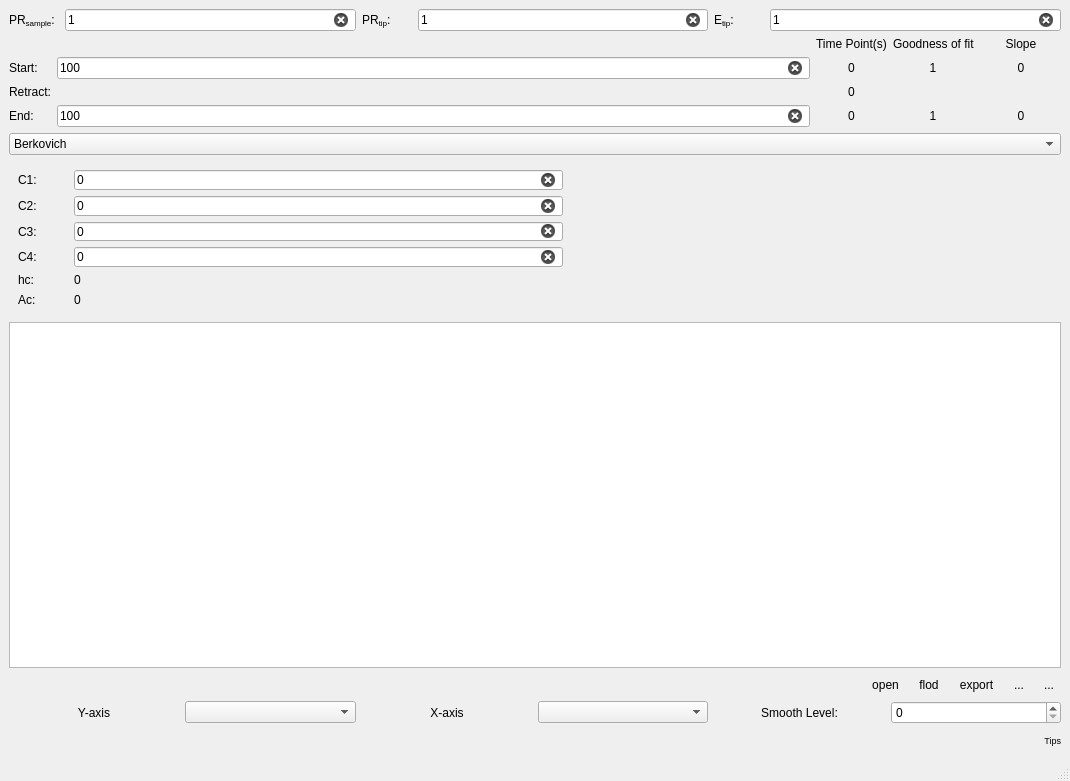
<?xml version="1.0" encoding="UTF-8"?>
<ui version="4.0">
 <class>MainWindow</class>
 <widget class="QMainWindow" name="MainWindow">
  <property name="geometry">
   <rect>
    <x>0</x>
    <y>0</y>
    <width>1070</width>
    <height>781</height>
   </rect>
  </property>
  <property name="windowTitle">
   <string>MainWindow</string>
  </property>
  <widget class="QWidget" name="centralwidget">
   <property name="minimumSize">
    <size>
     <width>0</width>
     <height>0</height>
    </size>
   </property>
   <layout class="QHBoxLayout" name="horizontalLayout_2">
    <item>
     <layout class="QHBoxLayout" name="horizontalLayout" stretch="6,4">
      <item>
       <layout class="QVBoxLayout" name="main_view">
        <item>
         <layout class="QHBoxLayout" name="horizontalLayout_7"/>
        </item>
       </layout>
      </item>
      <item>
       <layout class="QVBoxLayout" name="verticalLayout_4">
        <item>
         <layout class="QHBoxLayout" name="horizontalLayout_4">
          <item>
           <widget class="QLabel" name="label_23">
            <property name="minimumSize">
             <size>
              <width>50</width>
              <height>0</height>
             </size>
            </property>
            <property name="maximumSize">
             <size>
              <width>50</width>
              <height>16777215</height>
             </size>
            </property>
            <property name="text">
             <string>&lt;html&gt;&lt;head/&gt;&lt;body&gt;&lt;p&gt;PR&lt;span style=&quot; vertical-align:sub;&quot;&gt;sample&lt;/span&gt;:&lt;/p&gt;&lt;/body&gt;&lt;/html&gt;</string>
            </property>
           </widget>
          </item>
          <item>
           <widget class="QLineEdit" name="prsample_et">
            <property name="maximumSize">
             <size>
              <width>16777215</width>
              <height>16777215</height>
             </size>
            </property>
            <property name="font">
             <font>
              <kerning>false</kerning>
             </font>
            </property>
            <property name="autoFillBackground">
             <bool>true</bool>
            </property>
            <property name="text">
             <string>1</string>
            </property>
            <property name="dragEnabled">
             <bool>false</bool>
            </property>
            <property name="readOnly">
             <bool>false</bool>
            </property>
            <property name="cursorMoveStyle">
             <enum>Qt::LogicalMoveStyle</enum>
            </property>
            <property name="clearButtonEnabled">
             <bool>true</bool>
            </property>
           </widget>
          </item>
          <item>
           <widget class="QLabel" name="label_24">
            <property name="minimumSize">
             <size>
              <width>50</width>
              <height>0</height>
             </size>
            </property>
            <property name="maximumSize">
             <size>
              <width>50</width>
              <height>16777215</height>
             </size>
            </property>
            <property name="text">
             <string>&lt;html&gt;&lt;head/&gt;&lt;body&gt;&lt;p&gt;PR&lt;span style=&quot; vertical-align:sub;&quot;&gt;tip&lt;/span&gt;:&lt;/p&gt;&lt;/body&gt;&lt;/html&gt;</string>
            </property>
            <property name="wordWrap">
             <bool>false</bool>
            </property>
           </widget>
          </item>
          <item>
           <widget class="QLineEdit" name="prtip_et">
            <property name="maximumSize">
             <size>
              <width>16777215</width>
              <height>16777215</height>
             </size>
            </property>
            <property name="text">
             <string>1</string>
            </property>
            <property name="clearButtonEnabled">
             <bool>true</bool>
            </property>
           </widget>
          </item>
          <item>
           <widget class="QLabel" name="label_28">
            <property name="minimumSize">
             <size>
              <width>50</width>
              <height>0</height>
             </size>
            </property>
            <property name="maximumSize">
             <size>
              <width>50</width>
              <height>16777215</height>
             </size>
            </property>
            <property name="text">
             <string>&lt;html&gt;&lt;head/&gt;&lt;body&gt;&lt;p&gt;E&lt;span style=&quot; vertical-align:sub;&quot;&gt;tip&lt;/span&gt;:&lt;/p&gt;&lt;/body&gt;&lt;/html&gt;</string>
            </property>
            <property name="wordWrap">
             <bool>true</bool>
            </property>
           </widget>
          </item>
          <item>
           <widget class="QLineEdit" name="etip_et">
            <property name="maximumSize">
             <size>
              <width>16777215</width>
              <height>16777215</height>
             </size>
            </property>
            <property name="text">
             <string>1</string>
            </property>
            <property name="clearButtonEnabled">
             <bool>true</bool>
            </property>
           </widget>
          </item>
         </layout>
        </item>
        <item>
         <layout class="QGridLayout" name="gridLayout_8">
          <item row="2" column="2">
           <widget class="QLabel" name="rt_et">
            <property name="text">
             <string>0</string>
            </property>
            <property name="alignment">
             <set>Qt::AlignCenter</set>
            </property>
           </widget>
          </item>
          <item row="3" column="3">
           <widget class="QLabel" name="r2_after">
            <property name="minimumSize">
             <size>
              <width>80</width>
              <height>0</height>
             </size>
            </property>
            <property name="maximumSize">
             <size>
              <width>80</width>
              <height>16777215</height>
             </size>
            </property>
            <property name="text">
             <string>1</string>
            </property>
            <property name="alignment">
             <set>Qt::AlignCenter</set>
            </property>
           </widget>
          </item>
          <item row="1" column="0">
           <widget class="QLabel" name="label_35">
            <property name="text">
             <string>Start:</string>
            </property>
           </widget>
          </item>
          <item row="0" column="2">
           <widget class="QLabel" name="label_17">
            <property name="maximumSize">
             <size>
              <width>16777215</width>
              <height>16777215</height>
             </size>
            </property>
            <property name="text">
             <string>Time Point(s)</string>
            </property>
            <property name="alignment">
             <set>Qt::AlignCenter</set>
            </property>
           </widget>
          </item>
          <item row="3" column="2">
           <widget class="QLabel" name="after_time">
            <property name="text">
             <string>0</string>
            </property>
            <property name="alignment">
             <set>Qt::AlignCenter</set>
            </property>
           </widget>
          </item>
          <item row="3" column="0">
           <widget class="QLabel" name="label_41">
            <property name="text">
             <string>End:</string>
            </property>
           </widget>
          </item>
          <item row="1" column="2">
           <widget class="QLabel" name="before_time">
            <property name="text">
             <string>0</string>
            </property>
            <property name="alignment">
             <set>Qt::AlignCenter</set>
            </property>
           </widget>
          </item>
          <item row="1" column="4">
           <widget class="QLabel" name="slope_before">
            <property name="minimumSize">
             <size>
              <width>80</width>
              <height>0</height>
             </size>
            </property>
            <property name="maximumSize">
             <size>
              <width>80</width>
              <height>16777215</height>
             </size>
            </property>
            <property name="text">
             <string>0</string>
            </property>
            <property name="alignment">
             <set>Qt::AlignCenter</set>
            </property>
           </widget>
          </item>
          <item row="2" column="0">
           <widget class="QLabel" name="label_40">
            <property name="text">
             <string>Retract:</string>
            </property>
           </widget>
          </item>
          <item row="0" column="4">
           <widget class="QLabel" name="label_6">
            <property name="minimumSize">
             <size>
              <width>0</width>
              <height>0</height>
             </size>
            </property>
            <property name="maximumSize">
             <size>
              <width>16777215</width>
              <height>16777215</height>
             </size>
            </property>
            <property name="text">
             <string>Slope</string>
            </property>
            <property name="alignment">
             <set>Qt::AlignCenter</set>
            </property>
           </widget>
          </item>
          <item row="3" column="4">
           <widget class="QLabel" name="slope_after">
            <property name="minimumSize">
             <size>
              <width>80</width>
              <height>0</height>
             </size>
            </property>
            <property name="maximumSize">
             <size>
              <width>80</width>
              <height>16777215</height>
             </size>
            </property>
            <property name="text">
             <string>0</string>
            </property>
            <property name="alignment">
             <set>Qt::AlignCenter</set>
            </property>
           </widget>
          </item>
          <item row="0" column="3">
           <widget class="QLabel" name="label_7">
            <property name="maximumSize">
             <size>
              <width>16777215</width>
              <height>16777215</height>
             </size>
            </property>
            <property name="text">
             <string>Goodness of fit</string>
            </property>
            <property name="alignment">
             <set>Qt::AlignLeading|Qt::AlignLeft|Qt::AlignVCenter</set>
            </property>
           </widget>
          </item>
          <item row="3" column="1">
           <widget class="QLineEdit" name="ac_et">
            <property name="minimumSize">
             <size>
              <width>0</width>
              <height>0</height>
             </size>
            </property>
            <property name="maximumSize">
             <size>
              <width>16777215</width>
              <height>16777215</height>
             </size>
            </property>
            <property name="acceptDrops">
             <bool>false</bool>
            </property>
            <property name="text">
             <string>100</string>
            </property>
            <property name="alignment">
             <set>Qt::AlignLeading|Qt::AlignLeft|Qt::AlignVCenter</set>
            </property>
            <property name="clearButtonEnabled">
             <bool>true</bool>
            </property>
           </widget>
          </item>
          <item row="1" column="1">
           <widget class="QLineEdit" name="bc_et">
            <property name="minimumSize">
             <size>
              <width>0</width>
              <height>0</height>
             </size>
            </property>
            <property name="maximumSize">
             <size>
              <width>16777215</width>
              <height>16777215</height>
             </size>
            </property>
            <property name="text">
             <string>100</string>
            </property>
            <property name="alignment">
             <set>Qt::AlignLeading|Qt::AlignLeft|Qt::AlignVCenter</set>
            </property>
            <property name="clearButtonEnabled">
             <bool>true</bool>
            </property>
           </widget>
          </item>
          <item row="1" column="3">
           <widget class="QLabel" name="r2_before">
            <property name="minimumSize">
             <size>
              <width>80</width>
              <height>0</height>
             </size>
            </property>
            <property name="maximumSize">
             <size>
              <width>80</width>
              <height>16777215</height>
             </size>
            </property>
            <property name="text">
             <string>1</string>
            </property>
            <property name="alignment">
             <set>Qt::AlignCenter</set>
            </property>
           </widget>
          </item>
         </layout>
        </item>
        <item>
         <widget class="QComboBox" name="tipGeometryComboBox">
          <item>
           <property name="text">
            <string>Berkovich</string>
           </property>
          </item>
          <item>
           <property name="text">
            <string>Spherical</string>
           </property>
          </item>
          <item>
           <property name="text">
            <string>Punch</string>
           </property>
          </item>
         </widget>
        </item>
        <item>
         <widget class="QStackedWidget" name="stackedWidget">
          <property name="enabled">
           <bool>true</bool>
          </property>
          <property name="minimumSize">
           <size>
            <width>0</width>
            <height>0</height>
           </size>
          </property>
          <property name="maximumSize">
           <size>
            <width>16777215</width>
            <height>155</height>
           </size>
          </property>
          <property name="statusTip">
           <string/>
          </property>
          <property name="currentIndex">
           <number>0</number>
          </property>
          <widget class="QWidget" name="Berkovich">
           <property name="maximumSize">
            <size>
             <width>16777215</width>
             <height>16777215</height>
            </size>
           </property>
           <layout class="QVBoxLayout" name="verticalLayout_3">
            <item>
             <layout class="QGridLayout" name="gridLayout_6">
              <item row="5" column="0">
               <widget class="QLabel" name="label_16">
                <property name="minimumSize">
                 <size>
                  <width>50</width>
                  <height>0</height>
                 </size>
                </property>
                <property name="maximumSize">
                 <size>
                  <width>50</width>
                  <height>16777215</height>
                 </size>
                </property>
                <property name="text">
                 <string>hc:</string>
                </property>
                <property name="alignment">
                 <set>Qt::AlignLeading|Qt::AlignLeft|Qt::AlignVCenter</set>
                </property>
               </widget>
              </item>
              <item row="4" column="1">
               <widget class="QLineEdit" name="et_c4">
                <property name="minimumSize">
                 <size>
                  <width>100</width>
                  <height>0</height>
                 </size>
                </property>
                <property name="maximumSize">
                 <size>
                  <width>16777215</width>
                  <height>16777215</height>
                 </size>
                </property>
                <property name="text">
                 <string>0</string>
                </property>
                <property name="clearButtonEnabled">
                 <bool>true</bool>
                </property>
               </widget>
              </item>
              <item row="3" column="1">
               <widget class="QLineEdit" name="et_c3">
                <property name="minimumSize">
                 <size>
                  <width>100</width>
                  <height>0</height>
                 </size>
                </property>
                <property name="maximumSize">
                 <size>
                  <width>16777215</width>
                  <height>16777215</height>
                 </size>
                </property>
                <property name="text">
                 <string>0</string>
                </property>
                <property name="clearButtonEnabled">
                 <bool>true</bool>
                </property>
               </widget>
              </item>
              <item row="5" column="1">
               <widget class="QLabel" name="label_hc">
                <property name="text">
                 <string>0</string>
                </property>
                <property name="textInteractionFlags">
                 <set>Qt::LinksAccessibleByMouse|Qt::TextSelectableByMouse</set>
                </property>
               </widget>
              </item>
              <item row="1" column="4">
               <spacer name="horizontalSpacer">
                <property name="orientation">
                 <enum>Qt::Horizontal</enum>
                </property>
                <property name="sizeHint" stdset="0">
                 <size>
                  <width>40</width>
                  <height>20</height>
                 </size>
                </property>
               </spacer>
              </item>
              <item row="3" column="0">
               <widget class="QLabel" name="label_18">
                <property name="minimumSize">
                 <size>
                  <width>50</width>
                  <height>0</height>
                 </size>
                </property>
                <property name="maximumSize">
                 <size>
                  <width>50</width>
                  <height>16777215</height>
                 </size>
                </property>
                <property name="text">
                 <string>C3:</string>
                </property>
               </widget>
              </item>
              <item row="1" column="0">
               <widget class="QLabel" name="label_34">
                <property name="minimumSize">
                 <size>
                  <width>50</width>
                  <height>0</height>
                 </size>
                </property>
                <property name="maximumSize">
                 <size>
                  <width>50</width>
                  <height>16777215</height>
                 </size>
                </property>
                <property name="text">
                 <string>C1:</string>
                </property>
                <property name="alignment">
                 <set>Qt::AlignLeading|Qt::AlignLeft|Qt::AlignVCenter</set>
                </property>
               </widget>
              </item>
              <item row="1" column="1">
               <widget class="QLineEdit" name="et_c1">
                <property name="minimumSize">
                 <size>
                  <width>100</width>
                  <height>0</height>
                 </size>
                </property>
                <property name="maximumSize">
                 <size>
                  <width>16777215</width>
                  <height>16777215</height>
                 </size>
                </property>
                <property name="text">
                 <string>0</string>
                </property>
                <property name="clearButtonEnabled">
                 <bool>true</bool>
                </property>
               </widget>
              </item>
              <item row="2" column="1">
               <widget class="QLineEdit" name="et_c2">
                <property name="minimumSize">
                 <size>
                  <width>100</width>
                  <height>0</height>
                 </size>
                </property>
                <property name="maximumSize">
                 <size>
                  <width>16777215</width>
                  <height>16777215</height>
                 </size>
                </property>
                <property name="text">
                 <string>0</string>
                </property>
                <property name="clearButtonEnabled">
                 <bool>true</bool>
                </property>
               </widget>
              </item>
              <item row="4" column="0">
               <widget class="QLabel" name="label_30">
                <property name="minimumSize">
                 <size>
                  <width>50</width>
                  <height>0</height>
                 </size>
                </property>
                <property name="maximumSize">
                 <size>
                  <width>50</width>
                  <height>16777215</height>
                 </size>
                </property>
                <property name="text">
                 <string>C4:</string>
                </property>
               </widget>
              </item>
              <item row="6" column="1">
               <widget class="QLabel" name="label_ac">
                <property name="text">
                 <string>0</string>
                </property>
                <property name="textInteractionFlags">
                 <set>Qt::LinksAccessibleByMouse|Qt::TextSelectableByMouse</set>
                </property>
               </widget>
              </item>
              <item row="6" column="0">
               <widget class="QLabel" name="label_32">
                <property name="minimumSize">
                 <size>
                  <width>50</width>
                  <height>0</height>
                 </size>
                </property>
                <property name="maximumSize">
                 <size>
                  <width>50</width>
                  <height>16777215</height>
                 </size>
                </property>
                <property name="text">
                 <string>Ac:</string>
                </property>
                <property name="alignment">
                 <set>Qt::AlignLeading|Qt::AlignLeft|Qt::AlignVCenter</set>
                </property>
               </widget>
              </item>
              <item row="2" column="0">
               <widget class="QLabel" name="label_29">
                <property name="minimumSize">
                 <size>
                  <width>50</width>
                  <height>0</height>
                 </size>
                </property>
                <property name="maximumSize">
                 <size>
                  <width>50</width>
                  <height>16777215</height>
                 </size>
                </property>
                <property name="text">
                 <string>C2:</string>
                </property>
               </widget>
              </item>
             </layout>
            </item>
           </layout>
          </widget>
          <widget class="QWidget" name="Spherical">
           <layout class="QHBoxLayout" name="horizontalLayout_5">
            <item>
             <layout class="QHBoxLayout" name="horizontalLayout_3">
              <item>
               <layout class="QGridLayout" name="gridLayout_5">
                <item row="0" column="2">
                 <widget class="QLabel" name="label_9">
                  <property name="minimumSize">
                   <size>
                    <width>20</width>
                    <height>0</height>
                   </size>
                  </property>
                  <property name="maximumSize">
                   <size>
                    <width>20</width>
                    <height>16777215</height>
                   </size>
                  </property>
                  <property name="text">
                   <string>um</string>
                  </property>
                 </widget>
                </item>
                <item row="0" column="0">
                 <widget class="QLabel" name="label_5">
                  <property name="minimumSize">
                   <size>
                    <width>50</width>
                    <height>0</height>
                   </size>
                  </property>
                  <property name="maximumSize">
                   <size>
                    <width>50</width>
                    <height>16777215</height>
                   </size>
                  </property>
                  <property name="text">
                   <string>Radius:</string>
                  </property>
                 </widget>
                </item>
                <item row="0" column="1">
                 <widget class="QLineEdit" name="radius_et">
                  <property name="minimumSize">
                   <size>
                    <width>0</width>
                    <height>0</height>
                   </size>
                  </property>
                  <property name="maximumSize">
                   <size>
                    <width>200</width>
                    <height>16777215</height>
                   </size>
                  </property>
                  <property name="text">
                   <string>3.022</string>
                  </property>
                  <property name="clearButtonEnabled">
                   <bool>true</bool>
                  </property>
                 </widget>
                </item>
                <item row="0" column="3">
                 <spacer name="horizontalSpacer_2">
                  <property name="orientation">
                   <enum>Qt::Horizontal</enum>
                  </property>
                  <property name="sizeHint" stdset="0">
                   <size>
                    <width>40</width>
                    <height>20</height>
                   </size>
                  </property>
                 </spacer>
                </item>
                <item row="1" column="0">
                 <spacer name="verticalSpacer_2">
                  <property name="orientation">
                   <enum>Qt::Vertical</enum>
                  </property>
                  <property name="sizeHint" stdset="0">
                   <size>
                    <width>20</width>
                    <height>40</height>
                   </size>
                  </property>
                 </spacer>
                </item>
               </layout>
              </item>
             </layout>
            </item>
           </layout>
          </widget>
         </widget>
        </item>
        <item>
         <widget class="QTableWidget" name="tableWidget"/>
        </item>
        <item>
         <layout class="QHBoxLayout" name="horizontalLayout_8">
          <item>
           <spacer name="horizontalSpacer_3">
            <property name="orientation">
             <enum>Qt::Horizontal</enum>
            </property>
            <property name="sizeHint" stdset="0">
             <size>
              <width>40</width>
              <height>20</height>
             </size>
            </property>
           </spacer>
          </item>
          <item>
           <widget class="QToolButton" name="toolButton_open">
            <property name="text">
             <string>open</string>
            </property>
            <property name="icon">
             <iconset>
              <normaloff>res/pic/single.png</normaloff>res/pic/single.png</iconset>
            </property>
            <property name="iconSize">
             <size>
              <width>20</width>
              <height>20</height>
             </size>
            </property>
            <property name="autoRaise">
             <bool>true</bool>
            </property>
           </widget>
          </item>
          <item>
           <widget class="QToolButton" name="toolButton_folder">
            <property name="text">
             <string>flod</string>
            </property>
            <property name="icon">
             <iconset>
              <normaloff>res/pic/open.png</normaloff>res/pic/open.png</iconset>
            </property>
            <property name="iconSize">
             <size>
              <width>20</width>
              <height>20</height>
             </size>
            </property>
            <property name="autoRaise">
             <bool>true</bool>
            </property>
           </widget>
          </item>
          <item>
           <widget class="QToolButton" name="toolButton_excel">
            <property name="text">
             <string>export</string>
            </property>
            <property name="icon">
             <iconset>
              <normaloff>res/pic/Excel.png</normaloff>res/pic/Excel.png</iconset>
            </property>
            <property name="iconSize">
             <size>
              <width>20</width>
              <height>20</height>
             </size>
            </property>
            <property name="autoRaise">
             <bool>true</bool>
            </property>
           </widget>
          </item>
          <item>
           <widget class="QToolButton" name="toolButton_txt">
            <property name="font">
             <font>
              <pointsize>9</pointsize>
             </font>
            </property>
            <property name="text">
             <string>...</string>
            </property>
            <property name="icon">
             <iconset>
              <normaloff>res/pic/txt.png</normaloff>res/pic/txt.png</iconset>
            </property>
            <property name="iconSize">
             <size>
              <width>20</width>
              <height>20</height>
             </size>
            </property>
            <property name="autoRaise">
             <bool>true</bool>
            </property>
           </widget>
          </item>
          <item>
           <widget class="QToolButton" name="toolButton_setting">
            <property name="text">
             <string>...</string>
            </property>
            <property name="icon">
             <iconset>
              <normaloff>res/pic/setting.png</normaloff>res/pic/setting.png</iconset>
            </property>
            <property name="iconSize">
             <size>
              <width>20</width>
              <height>20</height>
             </size>
            </property>
            <property name="autoRaise">
             <bool>true</bool>
            </property>
           </widget>
          </item>
         </layout>
        </item>
        <item>
         <layout class="QGridLayout" name="gridLayout_3">
          <item row="0" column="4">
           <widget class="QLabel" name="label_11">
            <property name="text">
             <string>Smooth Level:</string>
            </property>
            <property name="alignment">
             <set>Qt::AlignCenter</set>
            </property>
           </widget>
          </item>
          <item row="0" column="2">
           <widget class="QLabel" name="label_10">
            <property name="text">
             <string>X-axis</string>
            </property>
            <property name="alignment">
             <set>Qt::AlignCenter</set>
            </property>
           </widget>
          </item>
          <item row="0" column="1">
           <widget class="QComboBox" name="y_combo"/>
          </item>
          <item row="0" column="3">
           <widget class="QComboBox" name="x_combo"/>
          </item>
          <item row="0" column="0">
           <widget class="QLabel" name="label_12">
            <property name="text">
             <string>Y-axis</string>
            </property>
            <property name="alignment">
             <set>Qt::AlignCenter</set>
            </property>
           </widget>
          </item>
          <item row="0" column="5">
           <widget class="QSpinBox" name="smooth_spinBox"/>
          </item>
         </layout>
        </item>
        <item>
         <widget class="QLabel" name="label_tips">
          <property name="minimumSize">
           <size>
            <width>0</width>
            <height>20</height>
           </size>
          </property>
          <property name="font">
           <font>
            <pointsize>7</pointsize>
           </font>
          </property>
          <property name="text">
           <string>Tips</string>
          </property>
          <property name="alignment">
           <set>Qt::AlignRight|Qt::AlignTrailing|Qt::AlignVCenter</set>
          </property>
         </widget>
        </item>
       </layout>
      </item>
     </layout>
    </item>
   </layout>
  </widget>
  <widget class="QMenuBar" name="menubar">
   <property name="geometry">
    <rect>
     <x>0</x>
     <y>0</y>
     <width>1070</width>
     <height>22</height>
    </rect>
   </property>
  </widget>
  <widget class="QStatusBar" name="statusbar"/>
 </widget>
 <tabstops>
  <tabstop>radius_et</tabstop>
 </tabstops>
 <resources/>
 <connections/>
</ui>
